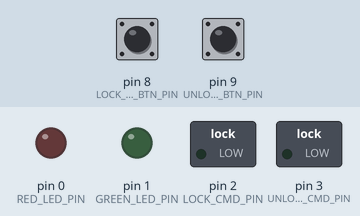
The sketch below on a simulated Arduino Uno, built with avr-gcc and run on an emulated ATmega328P. On the bench: switched loads named in the sketch (green lamp = pin HIGH), output pins drawn as LEDs (lit = HIGH). Dashed ring = blinking. Inputs (shaded band) come from the test bench; at power-on: pin 8 (LOCK_REQ_BTN_PIN) HIGH, pin 9 (UNLOCK_REQ_BTN_PIN) HIGH.

Above: at 1.8 s.
1.9 s: pin 8 (LOCK_REQ_BTN_PIN) pulled LOW for 1 s
At 2.5 s:
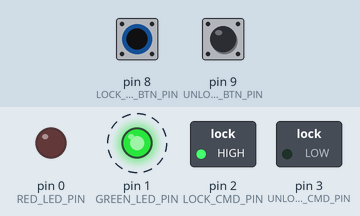
5.0 s: pin 9 (UNLOCK_REQ_BTN_PIN) pulled LOW for 3.2 s
At 5.6 s:
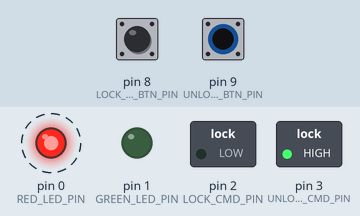
9.7 s: pin 8 (LOCK_REQ_BTN_PIN) pulled LOW for 3.2 s
At 10.3 s:
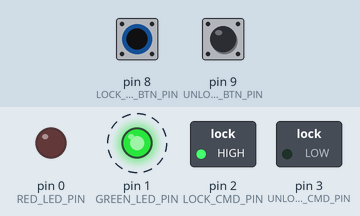
Timing chart, 0 to 14.4 s (numbered marks = the images above; inputs shaded):
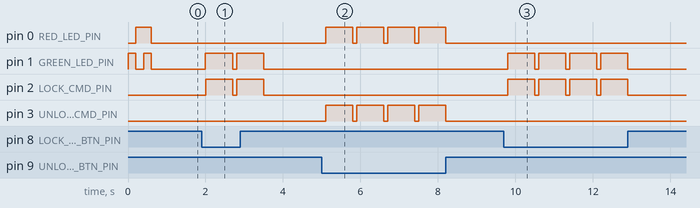

Measured:
- after the input at 1.9 s, pin 1 (GREEN_LED_PIN), pin 2 (LOCK_CMD_PIN): alternates HIGH for 0.70 s and LOW for 0.10 s, 4 changes in all, then stays LOW, starting after 0.10 s
- after the input at 5.0 s, pin 0 (RED_LED_PIN), pin 3 (UNLOCK_CMD_PIN): alternates HIGH for 0.70 s and LOW for 0.10 s, 8 changes in all, then stays LOW, starting after 0.10 s
- after the input at 9.7 s, pin 1 (GREEN_LED_PIN), pin 2 (LOCK_CMD_PIN): alternates HIGH for 0.70 s and LOW for 0.10 s, 8 changes in all, then stays LOW, starting after 0.10 s

The sketch:

CclsButtonsOnly_ATTiny2313.ino
```cpp
/* Add the following URL to the boards manager to build on the ATTiny2313
 *
 *  http://drazzy.com/package_drazzy.com_index.json
 *  Obtained from: https://github.com/SpenceKonde/ATTinyCore/blob/master/Installation.md
 *
 *  Unfortunately could not re-use libraries due to memory constraints of the 2313
 *
 */

#include "PinDefines.h"

// GENERIC FUNCTIONS

void configure_push_button(const int pin)
{
    pinMode(pin, INPUT_PULLUP);
}

bool is_button_pressed(const int pin)
{
    if( digitalRead(pin) == LOW )
    {
        delay(100);
        return digitalRead(pin) == LOW;
    }
    return false;
}

void configure_lock_driver_pins(const int lock_pin, const int unlock_pin)
{
    // set pin modes
    pinMode(lock_pin, OUTPUT);
    pinMode(unlock_pin, OUTPUT);

    // set pin levels - init low
    digitalWrite(lock_pin, LOW);
    digitalWrite(unlock_pin, LOW);
}

void pulse_lock_driver_pin(const int pin)
{
    digitalWrite(pin, HIGH);
    delay(700);
    digitalWrite(pin, LOW);
}

void turn_on_led(const int pin)
{
    digitalWrite(pin, HIGH);
}

void turn_off_led(const int pin)
{
    digitalWrite(pin, LOW);
}

void blink_led(const int pin, const int period)
{
    turn_on_led(pin);
    delay(period);
    turn_off_led(pin);
}

void configure_led(const int pin)
{
    // set pin mode
    pinMode(pin, OUTPUT);

    // set pin level - init off
    turn_off_led(pin);
}

// SPECIFIC FUNCTIONS

void setup_pins()
{
    // push buttons
    configure_push_button(LOCK_REQ_BTN_PIN);
    configure_push_button(UNLOCK_REQ_BTN_PIN);

    // lock driver pins
    configure_lock_driver_pins(LOCK_CMD_PIN, UNLOCK_CMD_PIN);

    // configure LEDs
    configure_led(RED_LED_PIN);
    configure_led(GREEN_LED_PIN);
}

void led_startup_sequence()
{
    // blink green
    blink_led(GREEN_LED_PIN, 200);

    // blink red
    blink_led(RED_LED_PIN, 200);

    // blink both
    turn_on_led(GREEN_LED_PIN);
    turn_on_led(RED_LED_PIN);
    delay(200);
    turn_off_led(GREEN_LED_PIN);
    turn_off_led(RED_LED_PIN);
}

void lock_doors()
{
    turn_on_led(GREEN_LED_PIN);
    pulse_lock_driver_pin(LOCK_CMD_PIN);
    turn_off_led(GREEN_LED_PIN);
}

void unlock_doors()
{
    turn_on_led(RED_LED_PIN);
    pulse_lock_driver_pin(UNLOCK_CMD_PIN);
    turn_off_led(RED_LED_PIN);
}

void setup()
{
    setup_pins();
    led_startup_sequence();
}

void loop()
{
    if( is_button_pressed(LOCK_REQ_BTN_PIN) )
    {
        lock_doors();
    }
    else if ( is_button_pressed(UNLOCK_REQ_BTN_PIN) )
    {
        unlock_doors();
    }
}
```

PinDefines.h
```cpp
#ifndef PIN_DEFINES_H
#define PIN_DEFINES_H

// Power Locks
const int LOCK_CMD_PIN = 2;         // Physical Pin 4
const int UNLOCK_CMD_PIN = 3;       // Physical Pin 5

// push buttons
const int LOCK_REQ_BTN_PIN = 8;     // Physical Pin 11
const int UNLOCK_REQ_BTN_PIN = 9;   // Physical Pin 12

// LEDs
const int RED_LED_PIN = 0;          // Physical Pin 2
const int GREEN_LED_PIN = 1;        // Physical Pin 3

// other pins
// * Arduino Pins 14,15,16,17 (Physical pins 17,18,19,1) used for programming
// * Physical Pin 20 is VCC
// * Physical Pin 10 is GND

#endif
```
